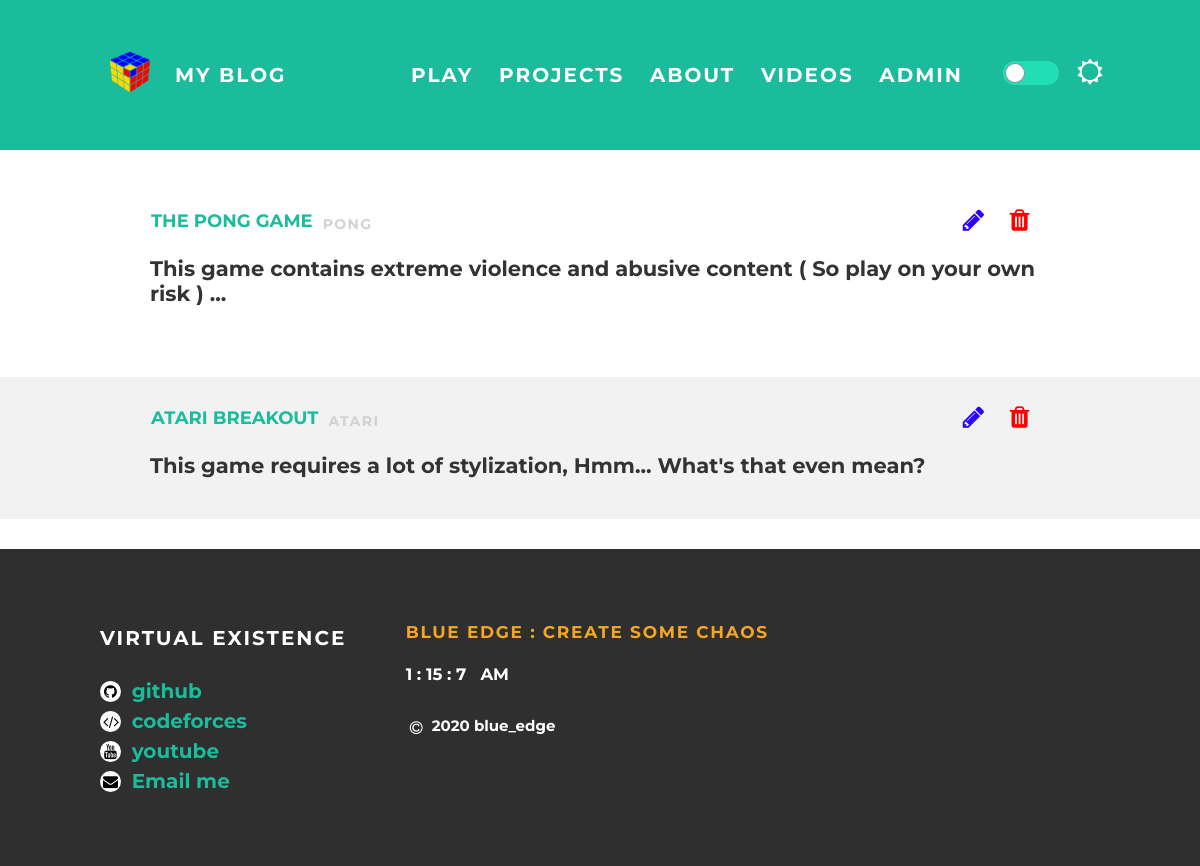
The app's page /editor, older data.
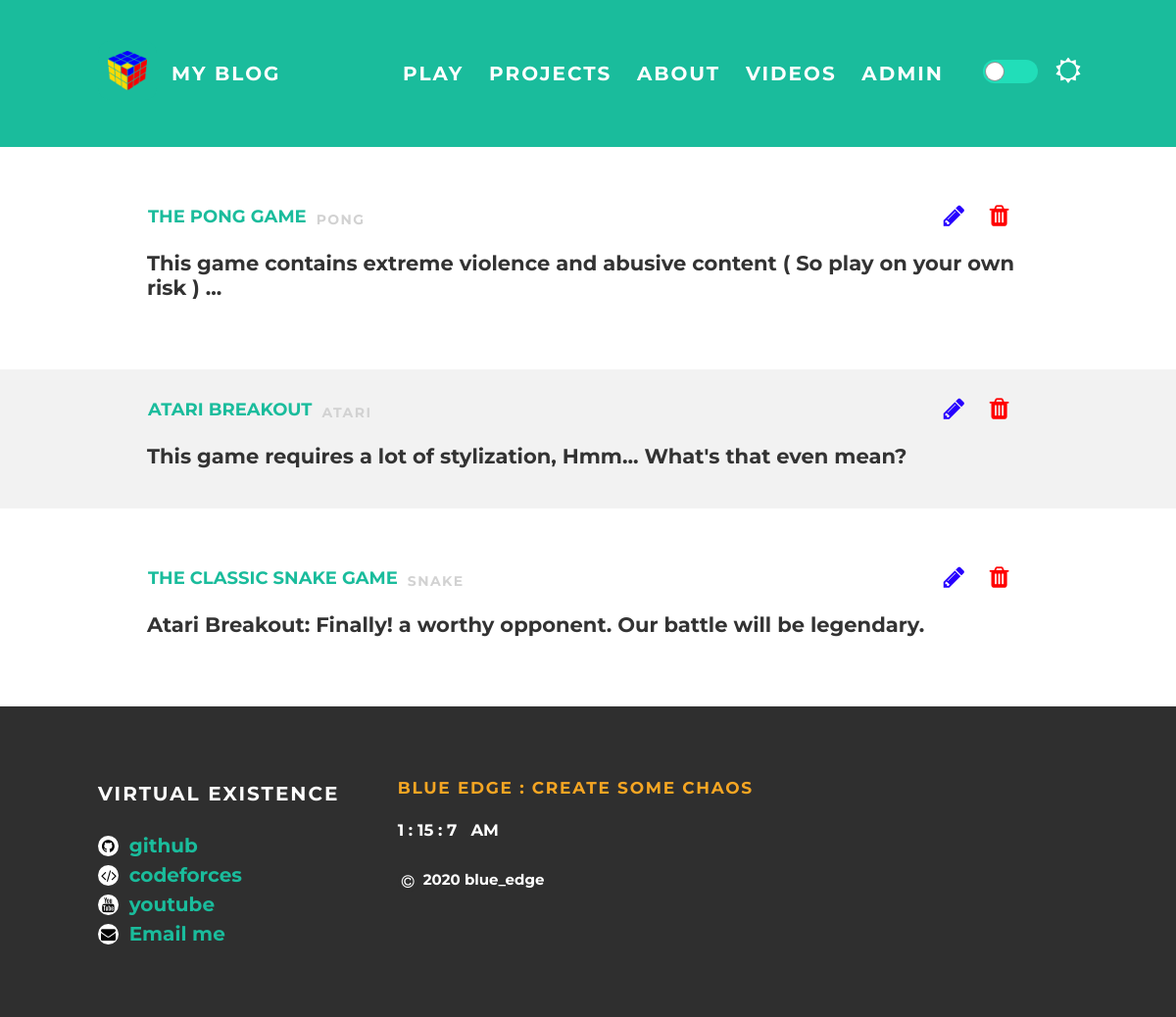
The same page, newer data.
### app.py (models this page shows, shortened)
class Games(db.Model):
    id = db.Column(db.Integer, unique=True, primary_key=True)
    nick = db.Column(db.String(20), nullable=False)
    name = db.Column(db.String(20), nullable=False)
    dis = db.Column(db.String(200), nullable=False)

### app.py (the view)
@app.route('/editor')
def editor():
    games = Games.query.all()
    return render_template('editor.html', games=games)

### templates/editor.html
{%extends "base.html" %}
{%block body%}
<div id="content">
  {% for game in games %}
  <div class="post-container">
    <div class="post" style="padding:20px">
      <div class="post-author" style="float:left;margin:10px;margin-left:-15px;">
        <span style="text-transform: uppercase;">{{game.name}}</span>
      </div>
      <a href="/deletegame/{{game.id}}" type="submit" style="float:right;color:red;" id="icons" class="fa fa-trash" ></a>
      <a href="/editor/{{game.id}}" type="submit" style="float:right;color:#2700ff;" id="icons" class="fa fa-pencil" ></a>
      <p class="post-date" name="nick" style="margin-left:70px">{{game.nick}}</p>
      <h3 class="post-title">{{game.dis}}</h3>
    </div>
  </div>
  {% endfor %}
</div>
{%endblock%}

Row changes from the older to the newer data that the page shows:
added Games: name "THE CLASSIC SNAKE GAME", nick "SNAKE", dis "Atari Breakout: Finally! a worthy opponent. Our battle will be legendary."
